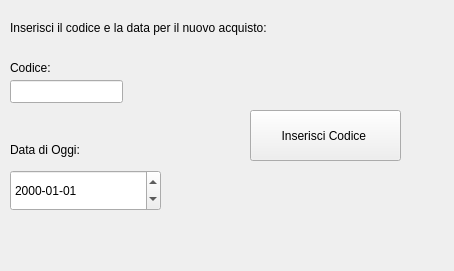
<?xml version="1.0" encoding="UTF-8"?>
<ui version="4.0">
 <class>InserimentoCodiceAcquisto</class>
 <widget class="QWidget" name="InserimentoCodiceAcquisto">
  <property name="geometry">
   <rect>
    <x>0</x>
    <y>0</y>
    <width>454</width>
    <height>271</height>
   </rect>
  </property>
  <property name="windowTitle">
   <string>Nuovo acquisto</string>
  </property>
  <widget class="QLabel" name="label">
   <property name="geometry">
    <rect>
     <x>10</x>
     <y>20</y>
     <width>441</width>
     <height>16</height>
    </rect>
   </property>
   <property name="text">
    <string>Inserisci il codice e la data per il nuovo acquisto: </string>
   </property>
  </widget>
  <widget class="QLabel" name="label_2">
   <property name="geometry">
    <rect>
     <x>10</x>
     <y>60</y>
     <width>55</width>
     <height>16</height>
    </rect>
   </property>
   <property name="text">
    <string>Codice:</string>
   </property>
  </widget>
  <widget class="QLineEdit" name="line_codice">
   <property name="geometry">
    <rect>
     <x>10</x>
     <y>80</y>
     <width>113</width>
     <height>23</height>
    </rect>
   </property>
  </widget>
  <widget class="QLabel" name="label_3">
   <property name="geometry">
    <rect>
     <x>10</x>
     <y>140</y>
     <width>111</width>
     <height>20</height>
    </rect>
   </property>
   <property name="text">
    <string>Data di Oggi:</string>
   </property>
  </widget>
  <widget class="QDateEdit" name="line_data">
   <property name="geometry">
    <rect>
     <x>10</x>
     <y>170</y>
     <width>151</width>
     <height>41</height>
    </rect>
   </property>
   <property name="displayFormat">
    <string>yyyy-MM-dd</string>
   </property>
  </widget>
  <widget class="QPushButton" name="btn_inserisci">
   <property name="geometry">
    <rect>
     <x>250</x>
     <y>110</y>
     <width>151</width>
     <height>51</height>
    </rect>
   </property>
   <property name="text">
    <string>Inserisci Codice </string>
   </property>
  </widget>
 </widget>
 <resources/>
 <connections/>
</ui>
